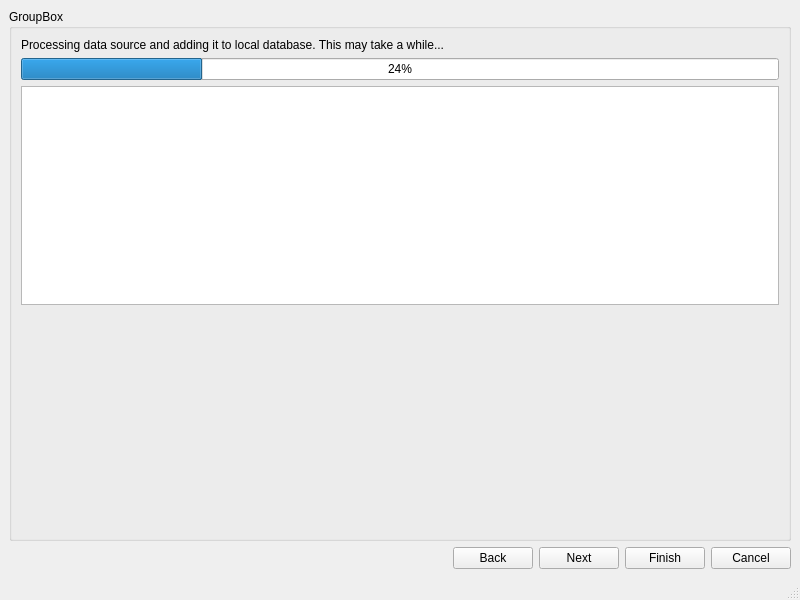
<?xml version="1.0" encoding="UTF-8"?>
<ui version="4.0">
 <class>ProgresWindow</class>
 <widget class="QMainWindow" name="ProgresWindow">
  <property name="geometry">
   <rect>
    <x>0</x>
    <y>0</y>
    <width>800</width>
    <height>600</height>
   </rect>
  </property>
  <property name="windowTitle">
   <string>Disk Imager</string>
  </property>
  <widget class="QWidget" name="centralwidget">
   <layout class="QGridLayout" name="gridLayout">
    <item row="0" column="0">
     <widget class="QGroupBox" name="pw_groupBox">
      <property name="title">
       <string>GroupBox</string>
      </property>
      <layout class="QFormLayout" name="formLayout">
       <item row="0" column="0">
        <widget class="QLabel" name="pw_label">
         <property name="text">
          <string>Processing data source and adding it to local database. This may take a while...</string>
         </property>
        </widget>
       </item>
       <item row="1" column="0" colspan="2">
        <widget class="QProgressBar" name="pw_progressBar">
         <property name="value">
          <number>24</number>
         </property>
        </widget>
       </item>
       <item row="2" column="0" colspan="2">
        <widget class="QTextEdit" name="pw_textEdit"/>
       </item>
       <item row="4" column="0">
        <spacer name="verticalSpacer">
         <property name="orientation">
          <enum>Qt::Vertical</enum>
         </property>
         <property name="sizeHint" stdset="0">
          <size>
           <width>20</width>
           <height>40</height>
          </size>
         </property>
        </spacer>
       </item>
      </layout>
     </widget>
    </item>
    <item row="1" column="0">
     <layout class="QHBoxLayout" name="horizontalLayout">
      <item>
       <spacer name="horizontalSpacer">
        <property name="orientation">
         <enum>Qt::Horizontal</enum>
        </property>
        <property name="sizeHint" stdset="0">
         <size>
          <width>40</width>
          <height>20</height>
         </size>
        </property>
       </spacer>
      </item>
      <item>
       <widget class="QPushButton" name="pw_backButton">
        <property name="text">
         <string>Back</string>
        </property>
       </widget>
      </item>
      <item>
       <widget class="QPushButton" name="pw_nextButton">
        <property name="text">
         <string>Next</string>
        </property>
       </widget>
      </item>
      <item>
       <widget class="QPushButton" name="pw_finishButton">
        <property name="text">
         <string>Finish</string>
        </property>
       </widget>
      </item>
      <item>
       <widget class="QPushButton" name="pw_cancelButton">
        <property name="text">
         <string>Cancel</string>
        </property>
       </widget>
      </item>
     </layout>
    </item>
   </layout>
  </widget>
  <widget class="QMenuBar" name="menubar">
   <property name="geometry">
    <rect>
     <x>0</x>
     <y>0</y>
     <width>800</width>
     <height>22</height>
    </rect>
   </property>
  </widget>
  <widget class="QStatusBar" name="statusbar"/>
 </widget>
 <resources/>
 <connections/>
</ui>
